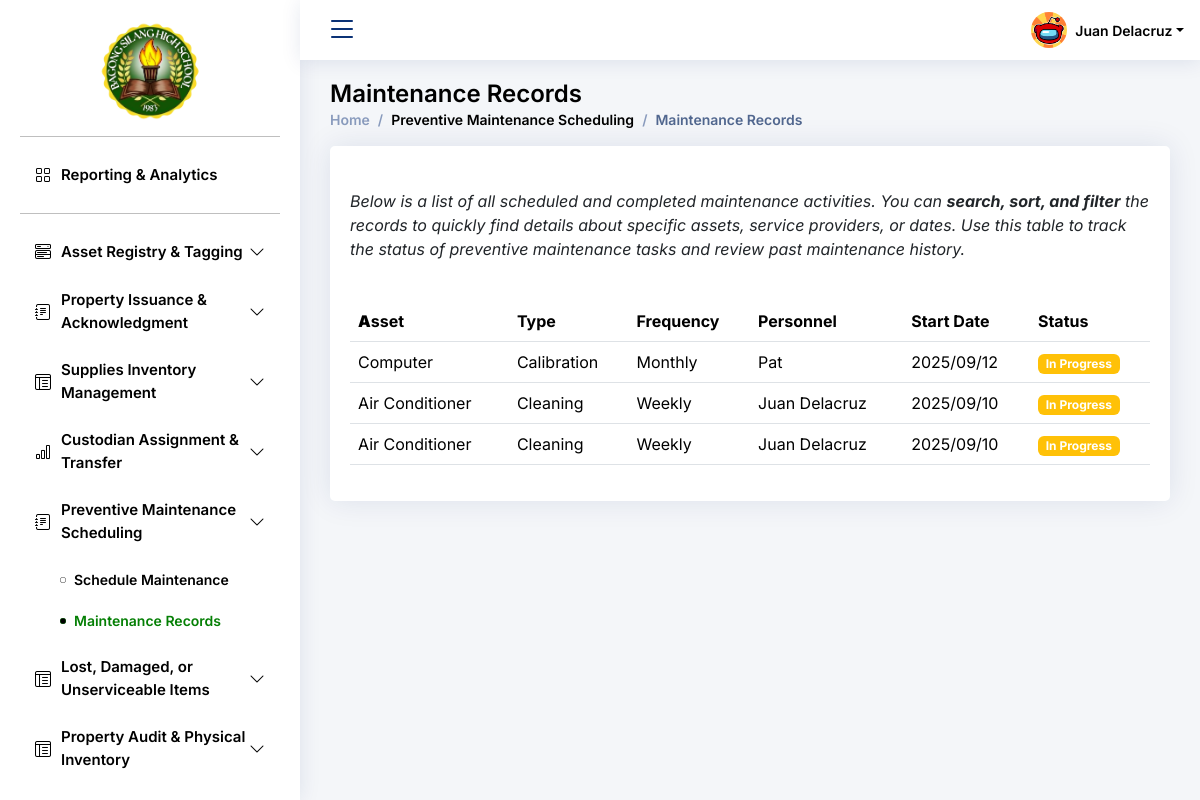
The app's page /Preventive_Maintenance_Module/records_of_maintenance.php with its own data.
### tables this page shows
CREATE TABLE `bcp_sms4_scheduling` (
  `id` int(11) NOT NULL,
  `asset` varchar(255) NOT NULL,
  `type` varchar(100) NOT NULL,
  `frequency` enum('Daily','Weekly','Monthly','Quarterly','Yearly') NOT NULL,
  `personnel` varchar(255) NOT NULL,
  `start_date` date NOT NULL,
  `created_at` timestamp NOT NULL DEFAULT current_timestamp(),
  `status` enum('Scheduled','In Progress','Completed','Overdue') DEFAULT 'Scheduled'
);

### Preventive_Maintenance_Module/records_of_maintenance.php (the view, shortened to what this page needs)
<!DOCTYPE html>
<html lang="en">
<head>
  <link href="../assets/vendor/bootstrap/css/bootstrap.min.css" rel="stylesheet">
  <link href="../assets/vendor/bootstrap-icons/bootstrap-icons.css" rel="stylesheet">
  <link href="../assets/vendor/boxicons/css/boxicons.min.css" rel="stylesheet">
  <link href="../assets/vendor/quill/quill.snow.css" rel="stylesheet">
  <link href="../assets/vendor/quill/quill.bubble.css" rel="stylesheet">
  <link href="../assets/vendor/remixicon/remixicon.css" rel="stylesheet">
  <link href="../assets/vendor/simple-datatables/style.css" rel="stylesheet">
  <link href="../assets/css/style.css" rel="stylesheet">
  <link href="../assets/css/schedule_maintenance.css" rel="stylesheet">
</head>
<body>
  <header id="header" class="header fixed-top d-flex align-items-center">
    <div class="d-flex align-items-center justify-content-between">
      <i class="bi bi-list toggle-sidebar-btn"></i>
    </div>
    <nav class="header-nav ms-auto">
      <ul class="d-flex align-items-center">
        <li class="nav-item dropdown pe-3">
          <a class="nav-link nav-profile d-flex align-items-center pe-0" href="#" data-bs-toggle="dropdown">
            <img src="../assets/img/default_profile.png" alt="Profile" class="rounded-circle">
            <span class="d-none d-md-block dropdown-toggle ps-2">Juan Delacruz</span>
          </a>
        </li>
      </ul>
    </nav>
  </header>
  <aside id="sidebar" class="sidebar">
    <ul class="sidebar-nav" id="sidebar-nav">
        <div class="flex items-center justify-center w-full h-16 bg-transparent">
            <img src="../assets/img/bagong_silang_logo.png"
                alt="Logo"
                style="width: 120px; height: auto; margin: 0 auto; display: block;">
        </div>
    <hr class="sidebar-divider">
      <li class="nav-item">
        <a class="nav-link " href="../dashboard.php">
          <i class="bi bi-grid"></i>
          <span>Reporting & Analytics</span>
        </a>
      </li>
      <hr class="sidebar-divider">
      <li class="nav-item">
        <a class="nav-link collapsed" data-bs-target="#components-nav" data-bs-toggle="collapse" href="#">
          <i class="bi bi-menu-button-wide"></i><span>Asset Registry & Tagging </span><i class="bi bi-chevron-down ms-auto"></i>
        </a>
      </li>
      <li class="nav-item">
        <a class="nav-link collapsed" data-bs-target="#forms-nav" data-bs-toggle="collapse" href="#">
          <i class="bi bi-journal-text"></i><span>Property Issuance & Acknowledgment</span><i class="bi bi-chevron-down ms-auto"></i>
        </a>
      </li>
      <li class="nav-item">
        <a class="nav-link collapsed" data-bs-target="#tables-nav" data-bs-toggle="collapse" href="#">
          <i class="bi bi-layout-text-window-reverse"></i><span>Supplies Inventory Management </span><i class="bi bi-chevron-down ms-auto"></i>
        </a>
      </li>
      <li class="nav-item">
        <a class="nav-link collapsed" data-bs-target="#charts-nav" data-bs-toggle="collapse" href="#">
          <i class="bi bi-bar-chart"></i><span>Custodian Assignment & Transfer</span><i class="bi bi-chevron-down ms-auto"></i>
        </a>
      </li>
      <li class="nav-item">
        <a class="nav-link collapsed" data-bs-target="#icons-nav" data-bs-toggle="collapse" href="#">
          <i class="bi bi-journal-text"></i><span>Preventive Maintenance Scheduling </span><i class="bi bi-chevron-down ms-auto"></i>
        </a>
        <ul id="icons-nav" class="nav-content collapse show" data-bs-parent="#sidebar-nav">
          <li>
            <a href="schedule_maintenance.php">
              <i class="bi bi-circle"></i><span>Schedule Maintenance</span>
            </a>
          </li>
         <li>
            <a href="records_of_maintenance.php" class="active">
              <i class="bi bi-circle"></i><span>Maintenance Records</span>
            </a>
          </li>
        </ul>
      </li>
        <li class="nav-item">
        <a class="nav-link collapsed" data-bs-target="#tables-nav" data-bs-toggle="collapse" href="#">
          <i class="bi bi-layout-text-window-reverse"></i><span>Lost, Damaged, or Unserviceable Items</span><i class="bi bi-chevron-down ms-auto"></i>
        </a>
      </li>
    <li class="nav-item">
        <a class="nav-link collapsed" data-bs-target="#tables-nav" data-bs-toggle="collapse" href="#">
          <i class="bi bi-layout-text-window-reverse"></i><span>Property Audit & Physical Inventory</span><i class="bi bi-chevron-down ms-auto"></i>
        </a>
      </li>
      <li class="nav-item">
        <a class="nav-link collapsed" data-bs-target="#tables-nav" data-bs-toggle="collapse" href="#">
        </a>
      </li>
    </ul>
  </aside>
  <main id="main" class="main">
    <div class="pagetitle">
      <h1>Maintenance Records</h1>
      <nav>
        <ol class="breadcrumb">
          <li class="breadcrumb-item"><a href="dashboard.php">Home</a></li>
          <li class="breadcrumb-item">Preventive Maintenance Scheduling</li>
          <li class="breadcrumb-item active">Maintenance Records</li>
        </ol>
      </nav>
    </div>
    <?php
    $host = 'localhost';
    $dbname = 'bcp_sms4_pcm';
    $username = 'root';
    $password = '';
    try {
        $pdo = new PDO("mysql:host=$host;dbname=$dbname", $username, $password);
        $pdo->setAttribute(PDO::ATTR_ERRMODE, PDO::ERRMODE_EXCEPTION);
        $stmt = $pdo->query("SELECT asset, type, frequency, personnel, start_date FROM bcp_sms4_scheduling ORDER BY start_date DESC");
        $schedules = $stmt->fetchAll(PDO::FETCH_ASSOC);
    } catch(PDOException $e) {
        echo "Connection failed: " . $e->getMessage();
        $schedules = [];
    }
    ?>
    <section class="section">
        <div class="row">
            <div class="col-lg-12">
                <div class="card">
                    <div class="card-body">
                        <h5 class="card-title"></h5>
                        <p>
                            <em>Below is a list of all scheduled and completed maintenance activities.
                            You can <b>search, sort, and filter</b> the records to quickly find details
                            about specific assets, service providers, or dates.
                            Use this table to track the status of preventive maintenance tasks and
                            review past maintenance history.</em>
                        </p>
                        <br>
                        <table class="table datatable">
                            <thead>
                                <tr>
                                    <th><b>A</b>sset</th>
                                    <th>Type</th>
                                    <th>Frequency</th>
                                    <th>Personnel</th>
                                    <th data-type="date" data-format="YYYY/MM/DD">Start Date</th>
                                    <th>Status</th>
                                </tr>
                            </thead>
                            <tbody>
                                <?php foreach ($schedules as $schedule): ?>
                                <tr>
                                    <td><?php echo htmlspecialchars($schedule['asset']); ?></td>
                                    <td><?php echo htmlspecialchars($schedule['type']); ?></td>
                                    <td><?php echo htmlspecialchars($schedule['frequency']); ?></td>
                                    <td><?php echo htmlspecialchars($schedule['personnel']); ?></td>
                                    <td><?php echo date('Y/m/d', strtotime($schedule['start_date'])); ?></td>
                                    <td>
                                        <?php
                                        $statusClass = '';
                                        switch($schedule['status']) {
                                            case 'In Progress':
                                                $statusClass = 'badge bg-warning';
                                                break;
                                        }
                                        ?>
                                        <span class="<?php echo $statusClass; ?>"><?php echo htmlspecialchars($schedule['status']); ?></span>
                                    </td>
                                </tr>
                                <?php endforeach; ?>
                            </tbody>
                        </table>
                    </div>
                </div>
            </div>
        </div>
    </section>
  </main>
  </body>
</html>

### assets/css/style.css (style rules this page uses)
:root { scroll-behavior: smooth; }
body { font-family: "Inter", sans-serif; background: #f6f9ff; color: #444444; }
a { color: #4154f1; text-decoration: none; }
h1, h2, h3, h4, h5, h6 { font-family: "Inter", sans-serif; }
#main { margin-top: 60px; padding: 20px 30px; transition: all 0.3s; }
.pagetitle { margin-bottom: 10px; }
.pagetitle h1 { font-size: 24px; margin-bottom: 0; font-weight: 600; color: #000000; }
.card { margin-bottom: 30px; border: none; border-radius: 5px; box-shadow: 0px 0 30px rgba(1, 41, 112, 0.1); }
.card-title { padding: 20px 0 15px 0; font-size: 18px; font-weight: 500; color: #000000; font-family: "Inter", sans-serif; }
.card-body { padding: 0 20px 20px 20px; }
.breadcrumb { font-size: 14px; font-family: "Inter", sans-serif; color: #000000; font-weight: 600; }
.breadcrumb a { color: #899bbd; transition: 0.3s; }
.breadcrumb .breadcrumb-item::before { color: #899bbd; }
.breadcrumb .active { color: #51678f; font-weight: 600; }
.header { transition: all 0.3s; z-index: 997; height: 60px; box-shadow: 0px 2px 20px rgba(1, 41, 112, 0.1); background-color: #fff; padding-left: 1rem; position: fixed; top: 0; left: 0; right: 0; }
.header .toggle-sidebar-btn { font-size: 32px; padding-left: 10px; cursor: pointer; color: #012970; }
.header-nav ul { list-style: none; }
.header-nav>ul { margin: 0; padding: 0; }
.header-nav .nav-profile { color: #000000; }
.header-nav .nav-profile img { max-height: 36px; }
.header-nav .nav-profile span { font-size: 14px; font-weight: 600; }
.sidebar { position: fixed; top: 0; left: 0; bottom: 0; width: 300px; z-index: 996; transition: all 0.3s; padding: 20px; overflow-y: auto; scrollbar-width: thin; scrollbar-color: #aab7cf transparent; box-shadow: 0px 0px 20px rgba(1, 41, 112, 0.1); background-color: #ffffff; }
.sidebar hr.sidebar-divider { border-top: 1px solid #000000; }
@media (min-width: 1200px) { #main, #footer, #header { margin-left: 300px; } }
.sidebar-nav { padding: 0; margin: 0; list-style: none; }
.sidebar-nav li { padding: 0; margin: 0; list-style: none; }
.sidebar-nav .nav-item { margin-bottom: 5px; }
.sidebar-nav .nav-link { display: flex; align-items: center; font-size: 15px; font-weight: 600; color: #000000; transition: 0.3; background: #ffffff; padding: 10px 15px; border-radius: 4px; }
.sidebar-nav .nav-link i { font-size: 16px; margin-right: 10px; color: #000000; }
.sidebar-nav .nav-link.collapsed { color: #000000; background: #ffffff; }
.sidebar-nav .nav-link.collapsed i { color: #000000; }
.sidebar-nav .nav-link .bi-chevron-down { margin-right: 0; transition: transform 0.3s ease-in-out; }
.sidebar-nav .nav-content { padding: 5px 0 0 0; margin: 0; list-style: none; }
.sidebar-nav .nav-content a { display: flex; align-items: center; font-size: 14px; font-weight: 600; color: #000000; transition: 0.3; padding: 10px 0 10px 40px; transition: 0.3s; }
.sidebar-nav .nav-content a i { font-size: 6px; margin-right: 8px; line-height: 0; border-radius: 50%; }
.sidebar-nav .nav-content a:hover, .sidebar-nav .nav-content a.active { color: #047f04; background: #ffffff; }
.sidebar-nav .nav-content a.active i { background-color: #000000; }

### assets/css/schedule_maintenance.css (style rules this page uses)
html, body { margin: 0; padding: 0; font-family: "Inter", sans-serif; background: #f4f6f9; }

### records on screen
bcp_sms4_scheduling: asset "Computer", type "Calibration", frequency "Monthly", personnel "Pat", start_date "2025/09/12", status "In Progress"
bcp_sms4_scheduling: asset "Air Conditioner", type "Cleaning", frequency "Weekly", personnel "Juan Delacruz", start_date "2025/09/10", status "In Progress"
